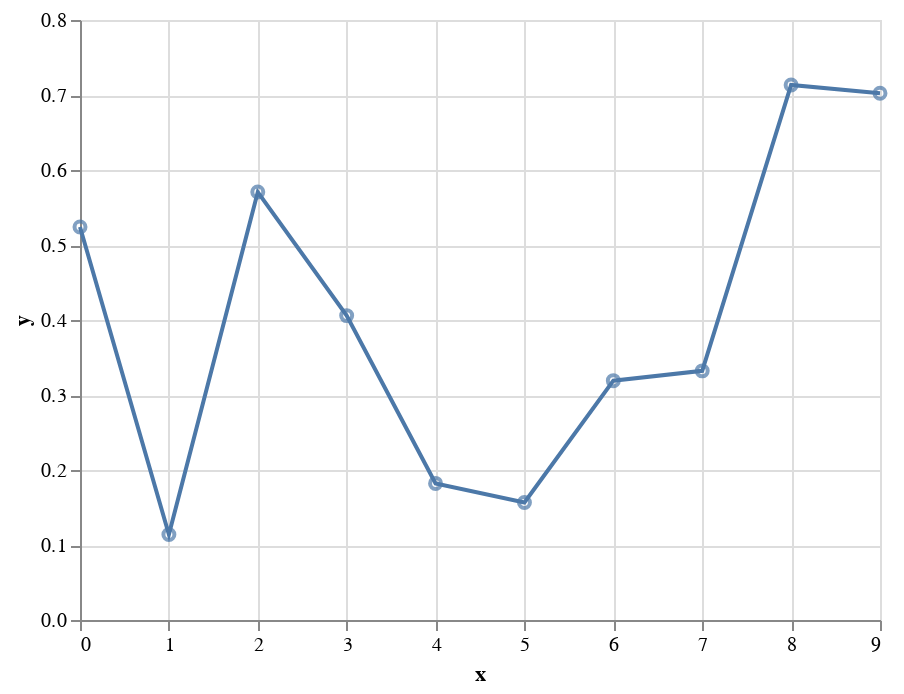

Write notebook code for a chart like this one.
### Markdown cell above
The most succinct way to layer two charts is to use the ``+`` operator:

### Code cell
layer1 + layer2

### Figure 1 — Vega-Lite specification as saved in the notebook (floating-point values rounded to 4 significant figures)
{"config": {"view": {"continuousWidth": 400, "continuousHeight": 300}}, "layer": [{"mark": "point", "encoding": {"x": {"type": "quantitative", "field": "x"}, "y": {"type": "quantitative", "field": "y"}}}, {"mark": "line", "encoding": {"x": {"type": "quantitative", "field": "x"}, "y": {"type": "quantitative", "field": "y"}}}], "data": {"name": "data-874380fafd5174aeff882c693b7f46bd"}, "$schema": "https://vega.github.io/schema/vega-lite/v4.0.0.json", "datasets": {"data-874380fafd5174aeff882c693b7f46bd": [{"x": 0, "y": 0.524}, {"x": 1, "y": 0.1141}, {"x": 2, "y": 0.5706}, {"x": 3, "y": 0.4058}, {"x": 4, "y": 0.1821}, {"x": 5, "y": 0.1567}, {"x": 6, "y": 0.3191}, {"x": 7, "y": 0.3322}, {"x": 8, "y": 0.7134}, {"x": 9, "y": 0.7022}]}}
